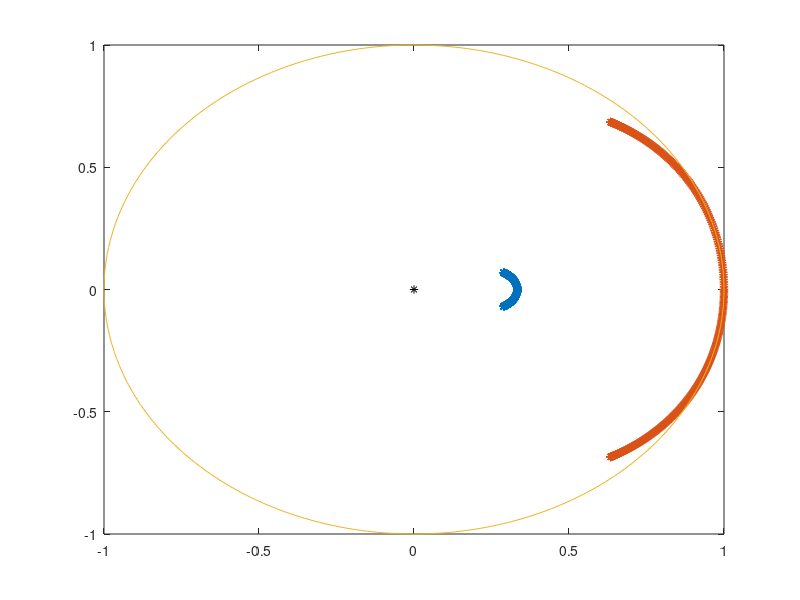

Write MATLAB code to recreate this figure.
% page 4 and 7 of lecture 8

clc
clear all

alambda = 1;
theta = [-pi:0.01:pi];


a = 0.5*(3 + 2*i*alambda.*sin(theta));
b = -2;
c = 0.5;
g_plus= (-b+sqrt(b.^2-4*a*c))./(2.*a);
g_minus= (-b-sqrt(b.^2-4*a*c))./(2.*a);
 
plot(real(g_minus),imag(g_minus),'*')

hold on
plot(real(g_plus),imag(g_plus),'*')

% Plot of unit circle
x = cos(theta);
y = sin(theta);
 plot(cos(theta), sin(theta))

% Plot of origin (0,0)
m=0;
n=0;

plot(m,n,'*k')